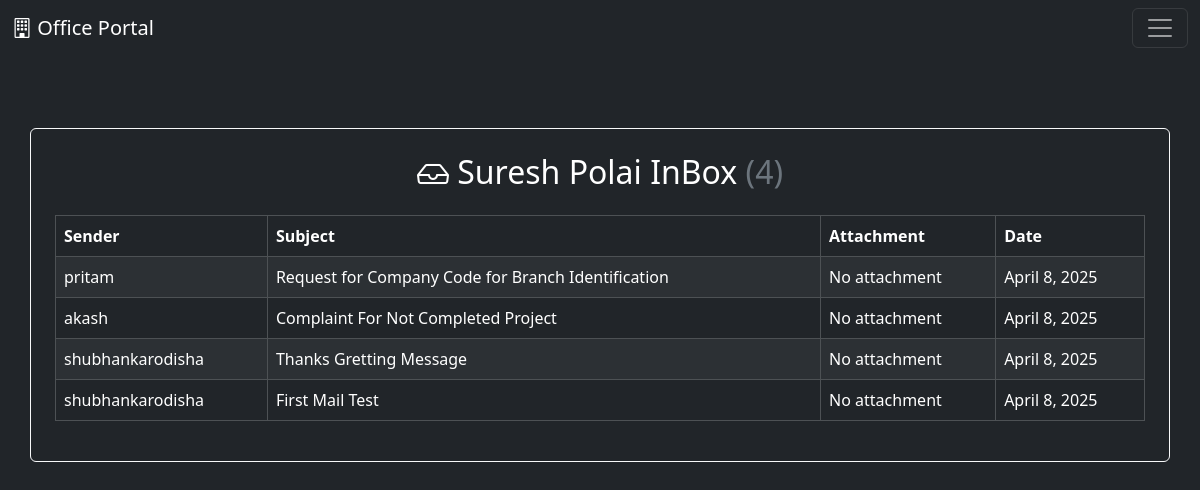
Page /mail/ (signed in) on the committed database.
### home/models.py (models this page shows, shortened)
class Mail(models.Model):
    names = models.ForeignKey(User, on_delete=models.CASCADE)
    user_name = models.CharField(max_length=500)
    subject = models.CharField(max_length=1000)
    text = models.CharField(max_length=5000)
    files = models.FileField(upload_to='pdf/', blank=True, null=True)
    text_time = models.DateField(default=timezone.now)

### home/views.py (the view)
# urls.py: path('mail/', views.mailPageFunction, name='mail'),
def mailPageFunction(request):
    user_data = User.objects.get(username = request.user.username)
    mails = Mail.objects.filter(names = request.user.id)
    count_mail = mails.count()
    first = user_data.first_name + ' ' + user_data.last_name
    context = {
        'check' : 1,
        'u_name' : first,
        'mail' : mails,
        'ct_mail' : count_mail,
    }
    return render(request, 'mail.html', context)

### templates/mail.html (shortened to what this page needs)
{% extends 'base.html' %}
{% block body %}
<div class="container mt-5 border border-light rounded p-4 bg-dark text-white" style="position: relative; top: 10vh;">
    {% if check == 1 %}
        <h2 class="text-center mb-4"><i class="bi bi-inbox" style="position: relative; top: 2px;"></i> {{ u_name }} InBox <span class="text-secondary">({{ ct_mail }})</span></h2>
    {% elif check == 2 %}
        <h2 class="text-center mb-4"><i class="bi bi-send-check" style="position: relative; top: 2px;"></i> {{ u_name }} Sent Mails <span class="text-secondary">({{ ct_mail }})</span></h2>
    {% endif %}
    <table class="table table-bordered table-striped table-dark">
        <thead class="thead-light">
            <tr>
                {% if check == 1 %}
                    <th>Sender</th>
                {% elif check == 2 %}
                    <th>Reciver</th>
                {% endif %}
                <th>Subject</th>
                <th>Attachment</th>
                <th>Date</th>
            </tr>
        </thead>
        <tbody>
            {% if mail %}
                {% for i in mail %}
                    <tr>
                        {% if check == 1 %}
                            <td>{{ i.user_name }}</td>
                        {% elif check == 2 %}
                            <td>{{ i.names }}</td>
                        {% endif %}
                        <td><a class="a-none" href="{% url 'MailOpen' i.id check %}">{{ i.subject }}</a></td>
                        <td>
                            {% if i.files %}
                                <a href="/media/{{ i.files }}" target="_blank" class="text-warning text-decoration-none ">Download PDF</a>
                            {% else %}
                                No attachment
                            {% endif %}
                        </td>
                        <td>{{ i.text_time }}</td>
                    </tr>
                {% endfor %}
            {% else %}
                <tr>
                    <td colspan="4" class="text-center text-warning">No mails available yet.</td>
                </tr>
            {% endif %}
        </tbody>
    </table>
</div>
{% endblock %}

### templates/mail.html (style rules this page uses)
.a-none { color: white; text-decoration: none; }

### rows in the picture
Mail: user_name "pritam", subject "Request for Company Code for Branch Identification", files "No attachment", text_time "April 8, 2025"
Mail: user_name "akash", subject "Complaint For Not Completed Project", files "No attachment", text_time "April 8, 2025"
Mail: user_name "shubhankarodisha", subject "Thanks Gretting Message", files "No attachment", text_time "April 8, 2025"
Mail: user_name "shubhankarodisha", subject "First Mail Test", files "No attachment", text_time "April 8, 2025"

### other values in the picture
{{ u_name }} "Suresh Polai"
{{ ct_mail }} "4"
